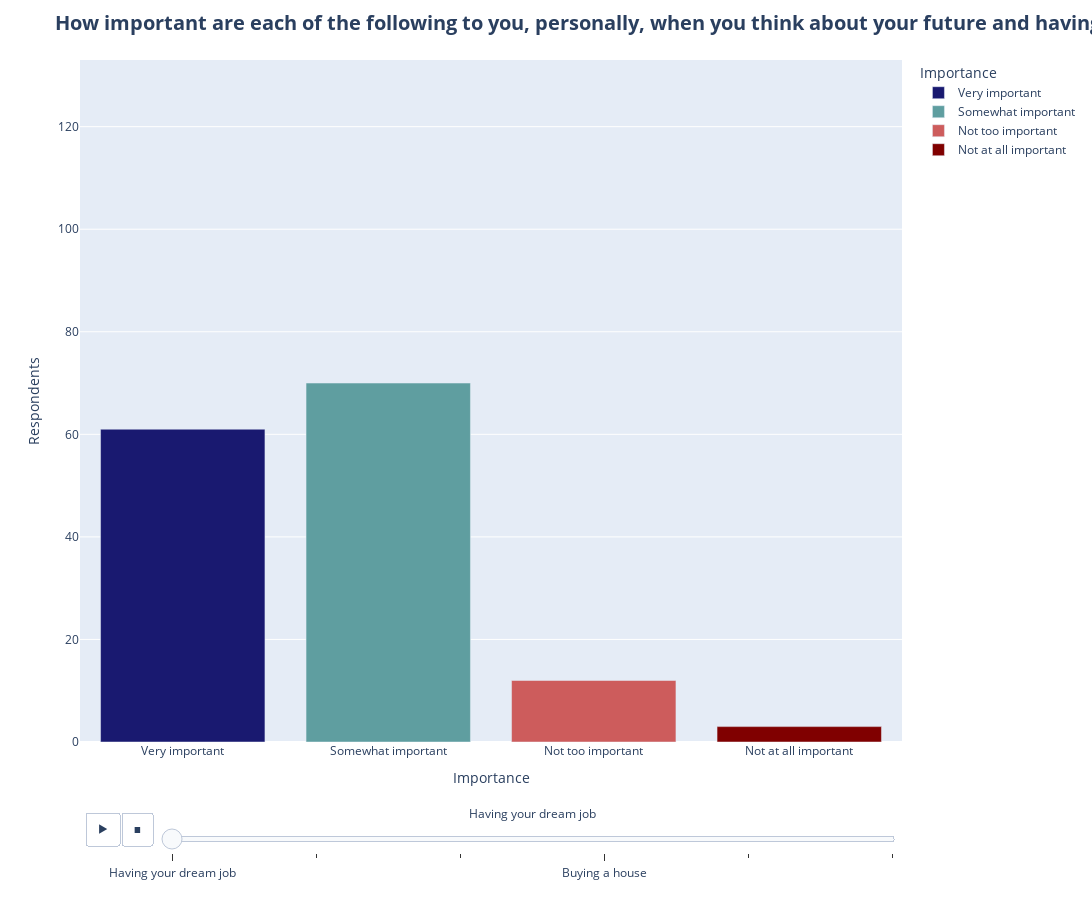
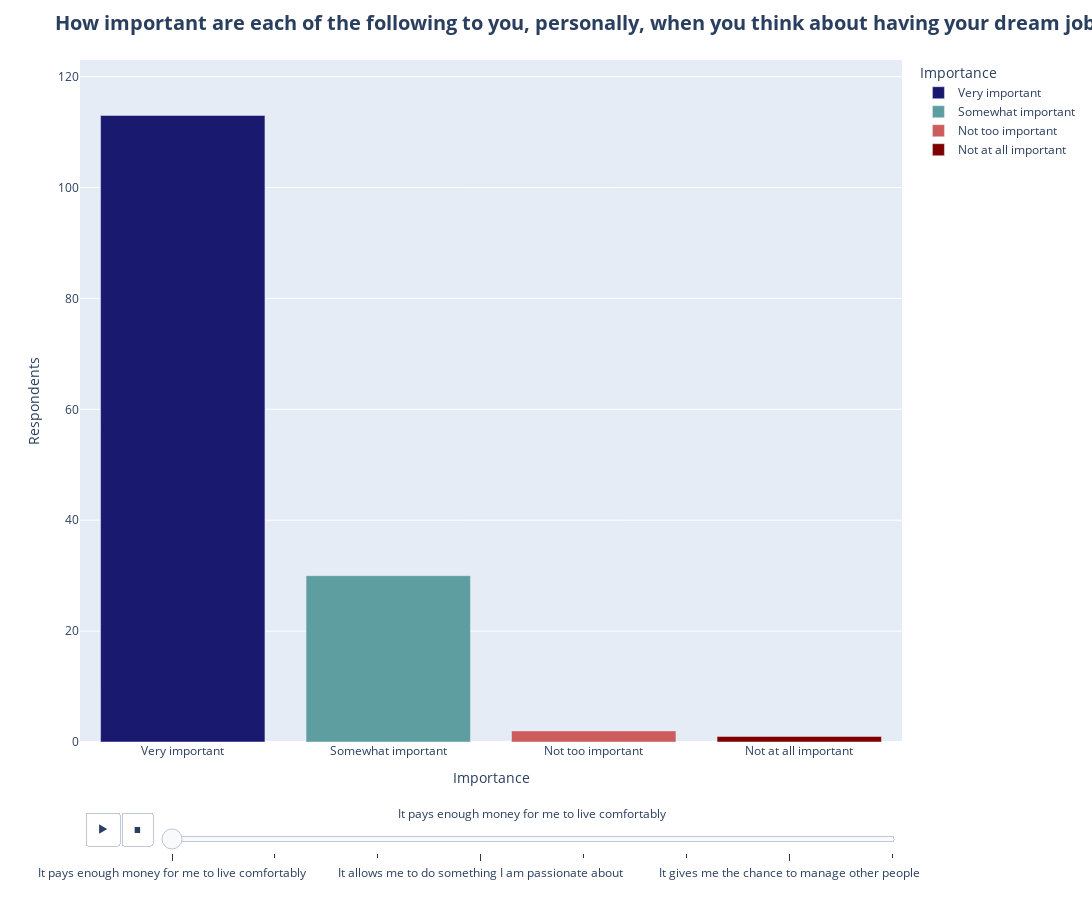
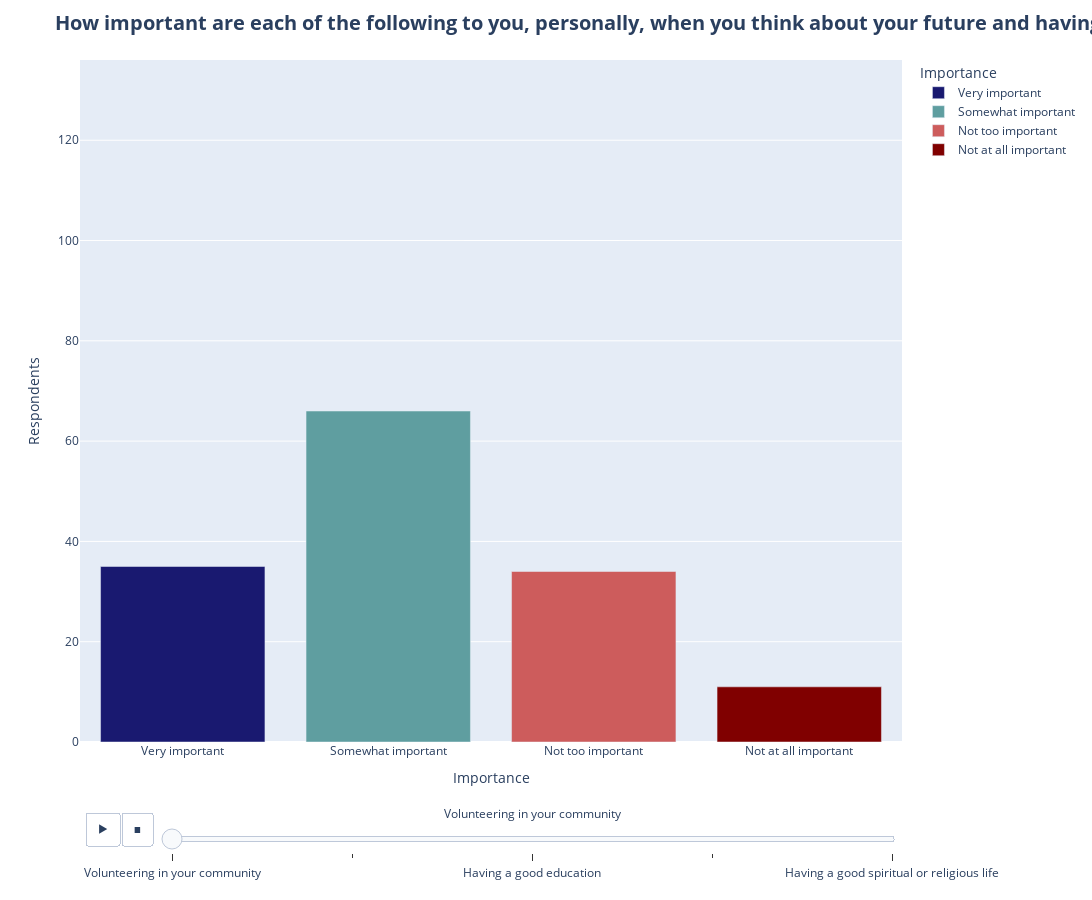

The cell these charts' notebook holds for them, in order:
### Code cell
# structuring this block to potentially be reproducible for different populations or different questions
questions_list_initial = [
[520, 550, 555, 565, 570, 575],
[585, 590, 595, 600, 605, 610, 615, 620],
[525, 540, 545, 560, 580]
]

questions_list_fixed = []
for question_num_list in questions_list_initial:

    new_list = []
    for question_num in question_num_list:
        new_num = question_num - 2
        new_list.append(new_num)

    questions_list_fixed.append(new_list)
print(questions_list_fixed)


slice_string_list = ["How important are each of the following to you, personally, when you think about your future and having a great life: ",
                     "How important are each of the following to you, personally, when you think about having your dream job: ",
                    "How important are each of the following to you, personally, when you think about your future and having a great life: "
                    ]
type_name_list = ["general_econ","dream_job", "personal"]

color_map = {
    "Very important": "midnightblue",
    "Somewhat important": "cadetblue",
    "Not too important": "indianred",
    "Not at all important": "maroon"
}
for graph_num in [0,1,2]: # Three different graphs I'm trying to make here

    type_name = type_name_list[graph_num]
    print(type_name)
    question_row_list = questions_list_fixed[graph_num]
    print(question_row_list)
    # established above
    
    relevant_values_column = 'Unnamed: 13' # make sure you know before doing this if the value is a percent or count, probably counts preferred
    # established above
    
    new_df = pd.DataFrame(columns = ['Question', 'Importance', 'Value']) # creates df
    for i in question_row_list:
        question = GenZ.iloc[i]['Unnamed: 0']
        relevant_rows = [i, i+1, i+2, i+3]
        for row in relevant_rows:
            importance = GenZ.iloc[row]['Unnamed: 1']
            value = int(GenZ.iloc[row][relevant_values_column])
            new_row = pd.DataFrame({'Question':[question],'Importance':[importance],'Value':[value]})
            new_df = pd.concat([new_df, new_row], ignore_index = True)
    
    to_slice = slice_string_list[graph_num]
    print(to_slice)
    
    new_df["ShortQ"] = new_df["Question"].str.replace(to_slice, "")
    
    max_y = new_df['Value'].max() + 10 # + an int , not *1.05, because is int
    min_y = 0
    
    fig = px.bar(new_df,
                 x = 'Importance',
                 y = 'Value',
                 color = 'Importance', # maybe change this later
                 hover_name = 'Importance', # change hover to have cooler stuff later
                 animation_frame = 'ShortQ',
                 color_discrete_map = color_map,
                 labels = {
                     'Importance':'Importance',
                     'Value':'Respondents',
                     'ShortQ':'Question'
                 },
                 width = 1400,
                 height = 900,
                 range_y = [min_y, max_y],
                 hover_data = {'Importance':False,
                              'Value':True,
                              'Question':False,
                              'ShortQ':False}
    )
    
    fig.update_layout(
        title = {'text':to_slice, 'xanchor':'left', 'font':{'size':20,'weight':'bold'}}
    )
    
    sliders = [{'currentvalue':{'prefix':"",'xanchor':'center'}, 'active':0}]
    fig.update_layout(sliders = sliders)
    
    fig.update(data = fig.frames[0].data)
    
    fig.write_html(f"values_barplot_{type_name}.html")
    
    fig.show()

### Figure 1 — Plotly figure (JSON) as saved in the notebook; plotly's stock layout.template omitted (floating-point values rounded to 4 significant figures)
{"data": [{"customdata": [["How important are each of the following to you, personally, when you think about your future and having a great life: Having your dream job", "Having your dream job"]], "hovertemplate": "<b>%{hovertext}</b><br><br>Respondents=%{y}<extra></extra>", "hovertext": ["Very important"], "legendgroup": "Very important", "marker": {"color": "midnightblue", "pattern": {"shape": ""}}, "name": "Very important", "orientation": "v", "showlegend": true, "textposition": "auto", "type": "bar", "x": ["Very important"], "xaxis": "x", "y": [61], "yaxis": "y"}, {"customdata": [["How important are each of the following to you, personally, when you think about your future and having a great life: Having your dream job", "Having your dream job"]], "hovertemplate": "<b>%{hovertext}</b><br><br>Respondents=%{y}<extra></extra>", "hovertext": ["Somewhat important"], "legendgroup": "Somewhat important", "marker": {"color": "cadetblue", "pattern": {"shape": ""}}, "name": "Somewhat important", "orientation": "v", "showlegend": true, "textposition": "auto", "type": "bar", "x": ["Somewhat important"], "xaxis": "x", "y": [70], "yaxis": "y"}, {"customdata": [["How important are each of the following to you, personally, when you think about your future and having a great life: Having your dream job", "Having your dream job"]], "hovertemplate": "<b>%{hovertext}</b><br><br>Respondents=%{y}<extra></extra>", "hovertext": ["Not too important"], "legendgroup": "Not too important", "marker": {"color": "indianred", "pattern": {"shape": ""}}, "name": "Not too important", "orientation": "v", "showlegend": true, "textposition": "auto", "type": "bar", "x": ["Not too important"], "xaxis": "x", "y": [12], "yaxis": "y"}, {"customdata": [["How important are each of the following to you, personally, when you think about your future and having a great life: Having your dream job", "Having your dream job"]], "hovertemplate": "<b>%{hovertext}</b><br><br>Respondents=%{y}<extra></extra>", "hovertext": ["Not at all important"], "legendgroup": "Not at all important", "marker": {"color": "maroon", "pattern": {"shape": ""}}, "name": "Not at all important", "orientation": "v", "showlegend": true, "textposition": "auto", "type": "bar", "x": ["Not at all important"], "xaxis": "x", "y": [3], "yaxis": "y"}], "layout": {"barmode": "relative", "height": 900, "legend": {"title": {"text": "Importance"}, "tracegroupgap": 0}, "margin": {"t": 60}, "sliders": [{"active": 0, "currentvalue": {"prefix": "", "xanchor": "center"}, "len": 0.9, "pad": {"b": 10, "t": 60}, "steps": [{"args": [["Having your dream job"], {"frame": {"duration": 0, "redraw": true}, "fromcurrent": true, "mode": "immediate", "transition": {"duration": 0, "easing": "linear"}}], "label": "Having your dream job", "method": "animate"}, {"args": [["Becoming wealthy"], {"frame": {"duration": 0, "redraw": true}, "fromcurrent": true, "mode": "immediate", "transition": {"duration": 0, "easing": "linear"}}], "label": "Becoming wealthy", "method": "animate"}, {"args": [["Making enough money to live comfortably"], {"frame": {"duration": 0, "redraw": true}, "fromcurrent": true, "mode": "immediate", "transition": {"duration": 0, "easing": "linear"}}], "label": "Making enough money to live comfortably", "method": "animate"}, {"args": [["Buying a house"], {"frame": {"duration": 0, "redraw": true}, "fromcurrent": true, "mode": "immediate", "transition": {"duration": 0, "easing": "linear"}}], "label": "Buying a house", "method": "animate"}, {"args": [["Starting a business"], {"frame": {"duration": 0, "redraw": true}, "fromcurrent": true, "mode": "immediate", "transition": {"duration": 0, "easing": "linear"}}], "label": "Starting a business", "method": "animate"}, {"args": [["Becoming a boss, manager or another high-status work position"], {"frame": {"duration": 0, "redraw": true}, "fromcurrent": true, "mode": "immediate", "transition": {"duration": 0, "easing": "linear"}}], "label": "Becoming a boss, manager or another high-status work position", "method": "animate"}], "x": 0.1, "xanchor": "left", "y": 0, "yanchor": "top"}], "title": {"font": {"size": 20, "weight": "bold"}, "text": "How important are each of the following to you, personally, when you think about your future and having a great life: ", "xanchor": "left"}, "updatemenus": [{"buttons": [{"args": [null, {"frame": {"duration": 500, "redraw": true}, "fromcurrent": true, "mode": "immediate", "transition": {"duration": 500, "easing": "linear"}}], "label": "&#9654;", "method": "animate"}, {"args": [[null], {"frame": {"duration": 0, "redraw": true}, "fromcurrent": true, "mode": "immediate", "transition": {"duration": 0, "easing": "linear"}}], "label": "&#9724;", "method": "animate"}], "direction": "left", "pad": {"r": 10, "t": 70}, "showactive": false, "type": "buttons", "x": 0.1, "xanchor": "right", "y": 0, "yanchor": "top"}], "width": 1400, "xaxis": {"anchor": "y", "categoryarray": ["Very important", "Somewhat important", "Not too important", "Not at all important"], "categoryorder": "array", "domain": [0, 1], "title": {"text": "Importance"}}, "yaxis": {"anchor": "x", "domain": [0, 1], "range": [0, 133], "title": {"text": "Respondents"}}}}

### Figure 2 — Plotly figure (JSON) as saved in the notebook; plotly's stock layout.template omitted (floating-point values rounded to 4 significant figures)
{"data": [{"customdata": [["How important are each of the following to you, personally, when you think about having your dream job: It pays enough money for me to live comfortably", "It pays enough money for me to live comfortably"]], "hovertemplate": "<b>%{hovertext}</b><br><br>Respondents=%{y}<extra></extra>", "hovertext": ["Very important"], "legendgroup": "Very important", "marker": {"color": "midnightblue", "pattern": {"shape": ""}}, "name": "Very important", "orientation": "v", "showlegend": true, "textposition": "auto", "type": "bar", "x": ["Very important"], "xaxis": "x", "y": [113], "yaxis": "y"}, {"customdata": [["How important are each of the following to you, personally, when you think about having your dream job: It pays enough money for me to live comfortably", "It pays enough money for me to live comfortably"]], "hovertemplate": "<b>%{hovertext}</b><br><br>Respondents=%{y}<extra></extra>", "hovertext": ["Somewhat important"], "legendgroup": "Somewhat important", "marker": {"color": "cadetblue", "pattern": {"shape": ""}}, "name": "Somewhat important", "orientation": "v", "showlegend": true, "textposition": "auto", "type": "bar", "x": ["Somewhat important"], "xaxis": "x", "y": [30], "yaxis": "y"}, {"customdata": [["How important are each of the following to you, personally, when you think about having your dream job: It pays enough money for me to live comfortably", "It pays enough money for me to live comfortably"]], "hovertemplate": "<b>%{hovertext}</b><br><br>Respondents=%{y}<extra></extra>", "hovertext": ["Not too important"], "legendgroup": "Not too important", "marker": {"color": "indianred", "pattern": {"shape": ""}}, "name": "Not too important", "orientation": "v", "showlegend": true, "textposition": "auto", "type": "bar", "x": ["Not too important"], "xaxis": "x", "y": [2], "yaxis": "y"}, {"customdata": [["How important are each of the following to you, personally, when you think about having your dream job: It pays enough money for me to live comfortably", "It pays enough money for me to live comfortably"]], "hovertemplate": "<b>%{hovertext}</b><br><br>Respondents=%{y}<extra></extra>", "hovertext": ["Not at all important"], "legendgroup": "Not at all important", "marker": {"color": "maroon", "pattern": {"shape": ""}}, "name": "Not at all important", "orientation": "v", "showlegend": true, "textposition": "auto", "type": "bar", "x": ["Not at all important"], "xaxis": "x", "y": [1], "yaxis": "y"}], "layout": {"barmode": "relative", "height": 900, "legend": {"title": {"text": "Importance"}, "tracegroupgap": 0}, "margin": {"t": 60}, "sliders": [{"active": 0, "currentvalue": {"prefix": "", "xanchor": "center"}, "len": 0.9, "pad": {"b": 10, "t": 60}, "steps": [{"args": [["It pays enough money for me to live comfortably"], {"frame": {"duration": 0, "redraw": true}, "fromcurrent": true, "mode": "immediate", "transition": {"duration": 0, "easing": "linear"}}], "label": "It pays enough money for me to live comfortably", "method": "animate"}, {"args": [["It pays enough money for me to become wealthy"], {"frame": {"duration": 0, "redraw": true}, "fromcurrent": true, "mode": "immediate", "transition": {"duration": 0, "easing": "linear"}}], "label": "It pays enough money for me to become wealthy", "method": "animate"}, {"args": [["It helps me make my community a better place"], {"frame": {"duration": 0, "redraw": true}, "fromcurrent": true, "mode": "immediate", "transition": {"duration": 0, "easing": "linear"}}], "label": "It helps me make my community a better place", "method": "animate"}, {"args": [["It allows me to do something I am passionate about"], {"frame": {"duration": 0, "redraw": true}, "fromcurrent": true, "mode": "immediate", "transition": {"duration": 0, "easing": "linear"}}], "label": "It allows me to do something I am passionate about", "method": "animate"}, {"args": [["It gives me the chance to learn new things"], {"frame": {"duration": 0, "redraw": true}, "fromcurrent": true, "mode": "immediate", "transition": {"duration": 0, "easing": "linear"}}], "label": "It gives me the chance to learn new things", "method": "animate"}, {"args": [["It gives me the chance to travel for work"], {"frame": {"duration": 0, "redraw": true}, "fromcurrent": true, "mode": "immediate", "transition": {"duration": 0, "easing": "linear"}}], "label": "It gives me the chance to travel for work", "method": "animate"}, {"args": [["It gives me the chance to manage other people"], {"frame": {"duration": 0, "redraw": true}, "fromcurrent": true, "mode": "immediate", "transition": {"duration": 0, "easing": "linear"}}], "label": "It gives me the chance to manage other people", "method": "animate"}, {"args": [["It allows me to be creative or innovative"], {"frame": {"duration": 0, "redraw": true}, "fromcurrent": true, "mode": "immediate", "transition": {"duration": 0, "easing": "linear"}}], "label": "It allows me to be creative or innovative", "method": "animate"}], "x": 0.1, "xanchor": "left", "y": 0, "yanchor": "top"}], "title": {"font": {"size": 20, "weight": "bold"}, "text": "How important are each of the following to you, personally, when you think about having your dream job: ", "xanchor": "left"}, "updatemenus": [{"buttons": [{"args": [null, {"frame": {"duration": 500, "redraw": true}, "fromcurrent": true, "mode": "immediate", "transition": {"duration": 500, "easing": "linear"}}], "label": "&#9654;", "method": "animate"}, {"args": [[null], {"frame": {"duration": 0, "redraw": true}, "fromcurrent": true, "mode": "immediate", "transition": {"duration": 0, "easing": "linear"}}], "label": "&#9724;", "method": "animate"}], "direction": "left", "pad": {"r": 10, "t": 70}, "showactive": false, "type": "buttons", "x": 0.1, "xanchor": "right", "y": 0, "yanchor": "top"}], "width": 1400, "xaxis": {"anchor": "y", "categoryarray": ["Very important", "Somewhat important", "Not too important", "Not at all important"], "categoryorder": "array", "domain": [0, 1], "title": {"text": "Importance"}}, "yaxis": {"anchor": "x", "domain": [0, 1], "range": [0, 123], "title": {"text": "Respondents"}}}}

### Figure 3 — Plotly figure (JSON) as saved in the notebook; plotly's stock layout.template omitted (floating-point values rounded to 4 significant figures)
{"data": [{"customdata": [["How important are each of the following to you, personally, when you think about your future and having a great life: Volunteering in your community", "Volunteering in your community"]], "hovertemplate": "<b>%{hovertext}</b><br><br>Respondents=%{y}<extra></extra>", "hovertext": ["Very important"], "legendgroup": "Very important", "marker": {"color": "midnightblue", "pattern": {"shape": ""}}, "name": "Very important", "orientation": "v", "showlegend": true, "textposition": "auto", "type": "bar", "x": ["Very important"], "xaxis": "x", "y": [35], "yaxis": "y"}, {"customdata": [["How important are each of the following to you, personally, when you think about your future and having a great life: Volunteering in your community", "Volunteering in your community"]], "hovertemplate": "<b>%{hovertext}</b><br><br>Respondents=%{y}<extra></extra>", "hovertext": ["Somewhat important"], "legendgroup": "Somewhat important", "marker": {"color": "cadetblue", "pattern": {"shape": ""}}, "name": "Somewhat important", "orientation": "v", "showlegend": true, "textposition": "auto", "type": "bar", "x": ["Somewhat important"], "xaxis": "x", "y": [66], "yaxis": "y"}, {"customdata": [["How important are each of the following to you, personally, when you think about your future and having a great life: Volunteering in your community", "Volunteering in your community"]], "hovertemplate": "<b>%{hovertext}</b><br><br>Respondents=%{y}<extra></extra>", "hovertext": ["Not too important"], "legendgroup": "Not too important", "marker": {"color": "indianred", "pattern": {"shape": ""}}, "name": "Not too important", "orientation": "v", "showlegend": true, "textposition": "auto", "type": "bar", "x": ["Not too important"], "xaxis": "x", "y": [34], "yaxis": "y"}, {"customdata": [["How important are each of the following to you, personally, when you think about your future and having a great life: Volunteering in your community", "Volunteering in your community"]], "hovertemplate": "<b>%{hovertext}</b><br><br>Respondents=%{y}<extra></extra>", "hovertext": ["Not at all important"], "legendgroup": "Not at all important", "marker": {"color": "maroon", "pattern": {"shape": ""}}, "name": "Not at all important", "orientation": "v", "showlegend": true, "textposition": "auto", "type": "bar", "x": ["Not at all important"], "xaxis": "x", "y": [11], "yaxis": "y"}], "layout": {"barmode": "relative", "height": 900, "legend": {"title": {"text": "Importance"}, "tracegroupgap": 0}, "margin": {"t": 60}, "sliders": [{"active": 0, "currentvalue": {"prefix": "", "xanchor": "center"}, "len": 0.9, "pad": {"b": 10, "t": 60}, "steps": [{"args": [["Volunteering in your community"], {"frame": {"duration": 0, "redraw": true}, "fromcurrent": true, "mode": "immediate", "transition": {"duration": 0, "easing": "linear"}}], "label": "Volunteering in your community", "method": "animate"}, {"args": [["Having time for your hobbies and personal interests"], {"frame": {"duration": 0, "redraw": true}, "fromcurrent": true, "mode": "immediate", "transition": {"duration": 0, "easing": "linear"}}], "label": "Having time for your hobbies and personal interests", "method": "animate"}, {"args": [["Having a good education"], {"frame": {"duration": 0, "redraw": true}, "fromcurrent": true, "mode": "immediate", "transition": {"duration": 0, "easing": "linear"}}], "label": "Having a good education", "method": "animate"}, {"args": [["Building a life that makes you happy"], {"frame": {"duration": 0, "redraw": true}, "fromcurrent": true, "mode": "immediate", "transition": {"duration": 0, "easing": "linear"}}], "label": "Building a life that makes you happy", "method": "animate"}, {"args": [["Having a good spiritual or religious life"], {"frame": {"duration": 0, "redraw": true}, "fromcurrent": true, "mode": "immediate", "transition": {"duration": 0, "easing": "linear"}}], "label": "Having a good spiritual or religious life", "method": "animate"}], "x": 0.1, "xanchor": "left", "y": 0, "yanchor": "top"}], "title": {"font": {"size": 20, "weight": "bold"}, "text": "How important are each of the following to you, personally, when you think about your future and having a great life: ", "xanchor": "left"}, "updatemenus": [{"buttons": [{"args": [null, {"frame": {"duration": 500, "redraw": true}, "fromcurrent": true, "mode": "immediate", "transition": {"duration": 500, "easing": "linear"}}], "label": "&#9654;", "method": "animate"}, {"args": [[null], {"frame": {"duration": 0, "redraw": true}, "fromcurrent": true, "mode": "immediate", "transition": {"duration": 0, "easing": "linear"}}], "label": "&#9724;", "method": "animate"}], "direction": "left", "pad": {"r": 10, "t": 70}, "showactive": false, "type": "buttons", "x": 0.1, "xanchor": "right", "y": 0, "yanchor": "top"}], "width": 1400, "xaxis": {"anchor": "y", "categoryarray": ["Very important", "Somewhat important", "Not too important", "Not at all important"], "categoryorder": "array", "domain": [0, 1], "title": {"text": "Importance"}}, "yaxis": {"anchor": "x", "domain": [0, 1], "range": [0, 136], "title": {"text": "Respondents"}}}}
